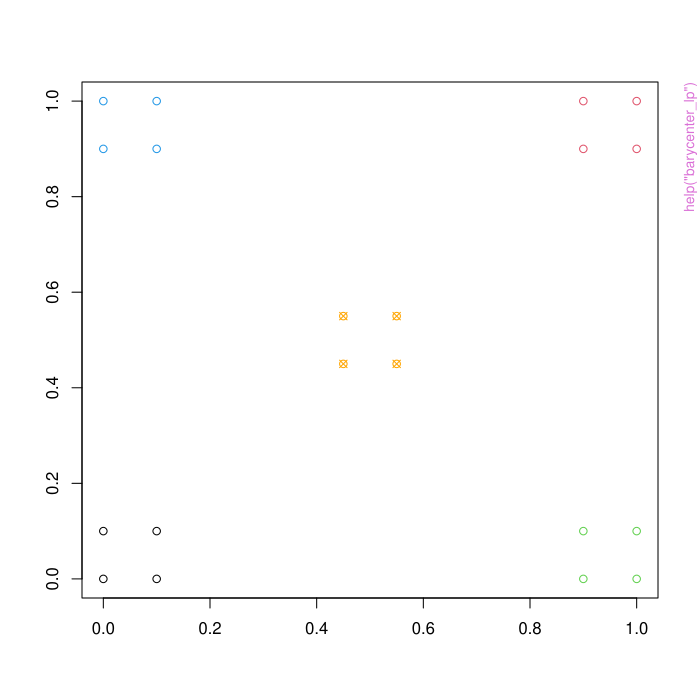

The script that drew this image:
pkgname <- "WSGeometry"
source(file.path(R.home("share"), "R", "examples-header.R"))
options(warn = 1)
options(pager = "console")
base::assign(".ExTimings", "WSGeometry-Ex.timings", pos = 'CheckExEnv')
base::cat("name\tuser\tsystem\telapsed\n", file=base::get(".ExTimings", pos = 'CheckExEnv'))
base::assign(".format_ptime",
function(x) {
  if(!is.na(x[4L])) x[1L] <- x[1L] + x[4L]
  if(!is.na(x[5L])) x[2L] <- x[2L] + x[5L]
  options(OutDec = '.')
  format(x[1L:3L], digits = 7L)
},
pos = 'CheckExEnv')

### * </HEADER>
library('WSGeometry')

base::assign(".oldSearch", base::search(), pos = 'CheckExEnv')
base::assign(".old_wd", base::getwd(), pos = 'CheckExEnv')
cleanEx()
nameEx("barycenter_lp")
### * barycenter_lp

flush(stderr()); flush(stdout())

base::assign(".ptime", proc.time(), pos = "CheckExEnv")
### Name: barycenter_lp
### Title: Exact computation of 2-Wasserstein barycenters in R^d using
###   linear programming
### Aliases: barycenter_lp

### ** Examples

pos.list<-vector("list",4)
weights.list<-vector("list",4)
pos.list[[1]]<-matrix(c(0,0,1,1,1,0,0,1),nrow=4,ncol=2)/10
pos.list[[2]]<-matrix(c(9,9,10,10,10,9,9,10),nrow=4,ncol=2)/10
pos.list[[3]]<-matrix(c(9,9,10,10,1,0,0,1),nrow=4,ncol=2)/10
pos.list[[4]]<-matrix(c(0,0,1,1,10,9,9,10),nrow=4,ncol=2)/10
plot(0, 0, xlab = "", ylab = "", type = "n", xlim = c(0, 1), ylim = c(0, 1))
for(i in 1:4)
  points(pos.list[[i]][,1], pos.list[[i]][,2], col = i)
weights.list[[1]]<-rep(1/4,4)
weights.list[[2]]<-rep(1/4,4)
weights.list[[3]]<-rep(1/4,4)
weights.list[[4]]<-rep(1/4,4)
bary<-barycenter_lp(pos.list,weights.list)
points(bary$positions[,1],bary$positions[,2], col = "orange", pch = 13)



base::assign(".dptime", (proc.time() - get(".ptime", pos = "CheckExEnv")), pos = "CheckExEnv")
base::cat("barycenter_lp", base::get(".format_ptime", pos = 'CheckExEnv')(get(".dptime", pos = "CheckExEnv")), "\n", file=base::get(".ExTimings", pos = 'CheckExEnv'), append=TRUE, sep="\t")
cleanEx()
nameEx("geodesic_pos")
### * geodesic_pos

flush(stderr()); flush(stdout())

base::assign(".ptime", proc.time(), pos = "CheckExEnv")
### Name: geodesic_pos
### Title: Compute Wasserstein geodesics
### Aliases: geodesic_pos

### ** Examples

U<-runif(20)
U<-U/sum(U)
pos<-matrix(runif(2*20),nrow=20,ncol=2)
P1<-transport::wpp(pos,U)
U<-runif(20)
U<-U/sum(U)
pos<-matrix(runif(2*20),nrow=20,ncol=2)
P2<-transport::wpp(pos,U)
geodesic<-geodesic_pos(P1,P2,p=2,seq(0,1,0.1))
## Set the image and/or gif flags to TRUE to run the example. 
## CRAN policy prevents examples from generating files in the working directory,
## so this had to be disabled.
plotGeodesic(geodesic,File="GeodesicR2",images=FALSE,gif=FALSE)



base::assign(".dptime", (proc.time() - get(".ptime", pos = "CheckExEnv")), pos = "CheckExEnv")
base::cat("geodesic_pos", base::get(".format_ptime", pos = 'CheckExEnv')(get(".dptime", pos = "CheckExEnv")), "\n", file=base::get(".ExTimings", pos = 'CheckExEnv'), append=TRUE, sep="\t")
cleanEx()
nameEx("kr_bary")
### * kr_bary

flush(stderr()); flush(stdout())

base::assign(".ptime", proc.time(), pos = "CheckExEnv")
### Name: kr_bary
### Title: Solves the (2,C)-Barycenter problem between N measures of
###   possibly unequal mass on R^d.
### Aliases: kr_bary

### ** Examples

#Generate a dataset consisting of measures supported on discretized nested ellipses.
N<-5 #The number of measures generated
M<-20 #The number of points each ellipse is discretized into
C<-2 #The parameter of the Kantorovich-Rubinstein distance
data.list<-vector("list",N)
set.seed(42)
nest.vec<-rep(0,N) #A vector containing the number of ellipses in the data measures.
max.ell<-3 #The maximum number of ellipses in each measure. The number is chosen
#uniformly between 1 and this value.
#This loop actually generates the measures for the example.
for (i in 1:N){
  pos.full<-matrix(0,0,2)
  nesting.depth<-ceiling(runif(1,0,max.ell))
  nest.vec[i]<-nesting.depth
  for (k in 1:nesting.depth){
    t.vec<-seq(0,2*pi,length.out=M)
    pos<-cbind(cos(t.vec)*runif(1,0.2,1),sin(t.vec)*runif(1,0.2,1))/(3^(k-1)) 
    theta<-runif(1,0,2*pi)
    rotation<-matrix(c(cos(theta),sin(theta),-1*sin(theta),cos(theta)),2,2)
    pos.full<-rbind(pos.full,pos%*%rotation)
  }
  W<-rep(1,M*nesting.depth)
  data.list[[i]]<-transport::wpp((pos.full+1)/2,W)
}
#Using the multiscale method
system.time(bary.ms<-WSGeometry::kr_bary(data.list,C,method="multiscale",
support=c(8,8,3,10^-2),wmaxIter=100,return_type="mat",thresh=6*10^-4,threads=1))
#Using the fixed support method
support<-t(WSGeometry::grid_positions(20,20))
system.time(bary.fixed<-WSGeometry::kr_bary(data.list,C,method="fixed",
support=support,wmaxIter=100,return_type="wpp",thresh=6*10^-4,threads=1))
#Using the free support method
support<-t(WSGeometry::grid_positions(8,8))
system.time(bary.free<-WSGeometry::kr_bary(data.list,C,method="free",
support=support,wmaxIter=100,pmaxIter=25,return_type="wpp",thresh=8*10^-4,threads=1))

#The outputs can be conveniently visualised using the image function for the "mat" output
#and the plot-method for the wpp-objects provided by the transport package.
image(bary.ms)
plot(bary.fixed)
plot(bary.free)




base::assign(".dptime", (proc.time() - get(".ptime", pos = "CheckExEnv")), pos = "CheckExEnv")
base::cat("kr_bary", base::get(".format_ptime", pos = 'CheckExEnv')(get(".dptime", pos = "CheckExEnv")), "\n", file=base::get(".ExTimings", pos = 'CheckExEnv'), append=TRUE, sep="\t")
cleanEx()
nameEx("kr_dist")
### * kr_dist

flush(stderr()); flush(stdout())

base::assign(".ptime", proc.time(), pos = "CheckExEnv")
### Name: kr_dist
### Title: Compute the p-Kantorovich-Rubinstein distance between two
###   measures of possibly unequal total mass.
### Aliases: kr_dist

### ** Examples

M<-1000
W1<-runif(M)
W2<-runif(M)
pos1<-matrix(runif(M*2),M,2)
pos2<-matrix(runif(M*2),M,2)
wpp1<-transport::wpp(pos1,W1)
wpp2<-transport::wpp(pos2,W2)
system.time(res<-WSGeometry:::kr_dist(wpp1,wpp2,2,2))



base::assign(".dptime", (proc.time() - get(".ptime", pos = "CheckExEnv")), pos = "CheckExEnv")
base::cat("kr_dist", base::get(".format_ptime", pos = 'CheckExEnv')(get(".dptime", pos = "CheckExEnv")), "\n", file=base::get(".ExTimings", pos = 'CheckExEnv'), append=TRUE, sep="\t")
cleanEx()
nameEx("location_scatter_bary")
### * location_scatter_bary

flush(stderr()); flush(stdout())

base::assign(".ptime", proc.time(), pos = "CheckExEnv")
### Name: location_scatter_bary
### Title: Computes the 2-Wasserstein barycenter of location-scatter
###   families of measures
### Aliases: location_scatter_bary

### ** Examples

#One dimensional example
mean.list<-list(5,15)
var.list<-list(1,4)
res<-location_scatter_bary(mean.list,var.list)
x<-seq(0,22,10^-4)
y1<-dnorm(x,mean=5,sd=1)
y2<-dnorm(x,mean=15,sd=2)
y3<-dnorm(x,mean=res$mean,sd=sqrt(res$cov))
plot(x,y1,type="l",main = "Barycenter of two 1-d Gaussian distributions",
ylab = "density",col="blue")
lines(x,y2,col="green")
lines(x,y3,col="red")
legend(15,0.4, legend=c("N(5,1)", "N(15,4)","Barycenter"),
       col=c("blue","green","red"),lty=1,cex=0.9)
       
       
#two dimensional example
# packages graphics and mvtnorm are required to run this example
set.seed(2898581)
mean.list <- list(c(0,0), c(0,0), c(0,0))
COV <- 0.3 + rWishart(3, df = 2, Sigma = diag(2))
cov.list <- list(COV[,, 1], COV[,, 2], COV[,, 3])
res<-location_scatter_bary(mean.list, cov.list)

x <- y <- seq(-3, 3, .1)
z <- array(0.0, dim = c(length(x), length(y), 4))
for(i in seq_along(x))
 for(j in seq_along(y))
 {
   for(n in 1:3)
     z[i, j, n] <- mvtnorm::dmvnorm(c(x[i], y[j]), sigma = COV[, , n])
   
   z[i, j, 4] <- mvtnorm::dmvnorm(c(x[i], y[j]), sigma = res$cov)
 }

op <- par(mfrow = c(2, 2),  mai = c(0, 0, 0, 0))
for(n in 1:3)
{
 graphics::persp(x, y, z[, , n], theta = 30, phi = 30, expand = 0.5, col = "lightblue",
  zlab = "", ticktype = "detailed", shade = .75, lphi = 45, ltheta = 135)
 text(x = 0, y = 0.2, labels = paste("COV[,, ", n, "]", sep = ""))
}

graphics::persp(x, y, z[, , 4], theta = 30, phi = 30, expand = 0.5, col = "red", zlab = "",
ticktype = "detailed", shade = .75, lphi = 45, ltheta = 135)
text(x = 0, y = 0.2, labels = "barycenter")
par(op)



base::assign(".dptime", (proc.time() - get(".ptime", pos = "CheckExEnv")), pos = "CheckExEnv")
base::cat("location_scatter_bary", base::get(".format_ptime", pos = 'CheckExEnv')(get(".dptime", pos = "CheckExEnv")), "\n", file=base::get(".ExTimings", pos = 'CheckExEnv'), append=TRUE, sep="\t")
graphics::par(get("par.postscript", pos = 'CheckExEnv'))
cleanEx()
nameEx("multi_marginal")
### * multi_marginal

flush(stderr()); flush(stdout())

base::assign(".ptime", proc.time(), pos = "CheckExEnv")
### Name: multi_marginal
### Title: Solve the multimarginal optimal transport problem by linear
###   programming
### Aliases: multi_marginal

### ** Examples

W<-list(rep(1,10),rep(1,10),rep(1,10))
C<-array(runif(10^3),c(10,10,10))
MM<-multi_marginal(W,C)



base::assign(".dptime", (proc.time() - get(".ptime", pos = "CheckExEnv")), pos = "CheckExEnv")
base::cat("multi_marginal", base::get(".format_ptime", pos = 'CheckExEnv')(get(".dptime", pos = "CheckExEnv")), "\n", file=base::get(".ExTimings", pos = 'CheckExEnv'), append=TRUE, sep="\t")
cleanEx()
nameEx("plotGeodesic")
### * plotGeodesic

flush(stderr()); flush(stdout())

base::assign(".ptime", proc.time(), pos = "CheckExEnv")
### Name: plotGeodesic
### Title: Plot previously computed Wasserstein geodesics
### Aliases: plotGeodesic

### ** Examples

#2D-Example:
library(transport)
set.seed(420)
N<-2
supp.size<-10^2
L<-sqrt(supp.size)
d<-2
data.list<-vector("list",N)
image.list<-vector("list",N)
for (i in 1:N){
  t.vec<-seq(0,2*pi,length.out=supp.size)
  pos<-cbind(cos(t.vec)*runif(1,0.2,1),sin(t.vec)*runif(1,0.2,1))
  theta<-runif(1,0,2*pi)
  rotation<-matrix(c(cos(theta),sin(theta),-1*sin(theta),cos(theta)),2,2)
  pos<-pos%*%rotation
  pos<-pos+1
  pos<-pos/2
  W<-rep(1/supp.size,supp.size)
  data.list[[i]]<-transport::wpp(pos,W)
}
Geo<-geodesic_pos(data.list[[1]],data.list[[2]],2,seq(0,1,0.1))
## Set the image and/or gif flags to TRUE to run the example. 
## CRAN policy prevents examples from generating files in the working directory,
## so this had to be disabled.
plotGeodesic(Geo,File="TestGeodesicDefault",images=FALSE,gif=FALSE)
plotGeodesic(Geo,method="bin",File="TestGeodesicDefaultBin",images=FALSE,gif=FALSE)
plotGeodesic(Geo,method="binSplit",File="TestGeodesicDefaultBinSPlit",images=FALSE,gif=FALSE)
## No test: 
#3D-Example:
#Functions to build the example measures
gen_torus<-function(M,R,r){
 theta<-seq(0,2*pi,length.out=M)
 phi<-seq(0,2*pi,length.out=M)
 G<-expand.grid(theta,phi)
 x<-(R+r*cos(G[,1]))*cos(G[,2])
 y<-(R+r*cos(G[,1]))*sin(G[,2])
 z<-r*sin(G[,1])
 return(cbind(x,y,z))
}
sq_norm<-function(v){
 return(sqrt(sum(v^2)))
}
normalize<-function(v){
 return(v/(sq_norm(v)))
}
rotate3D<-function(pos,axis,angle){
 R<-matrix(0,3,3)
 R[1]<-cos(angle)+axis[1]^2*(1-cos(angle))
 R[2]<-axis[1]*axis[2]*(1-cos(angle))+axis[3]*sin(angle)
 R[3]<-axis[3]*axis[1]*(1-cos(angle))-axis[2]*sin(angle)
 R[4]<-axis[1]*axis[2]*(1-cos(angle))-axis[3]*sin(angle)
 R[5]<-cos(angle)+axis[2]^2*(1-cos(angle))
 R[6]<-axis[2]*axis[3]*(1-cos(angle))+axis[1]*sin(angle)
 R[7]<-axis[1]*axis[3]*(1-cos(angle))+axis[2]*sin(angle)
 R[8]<-axis[2]*axis[2]*(1-cos(angle))-axis[1]*sin(angle)
 R[9]<-cos(angle)+axis[3]^2*(1-cos(angle))
 return(t(diag(c(2,3,1))%*%(R%*%t(pos))))
}
## Example
set.seed(123)
M<-40
U<-runif(1,0.5,1)
Torus<-gen_torus(M,U,min(U/2,runif(1)))
v<-normalize(runif(3))
Torus<-rotate3D(Torus,v,runif(1,0,2*pi))
Torus1<-Torus%*%diag(runif(3,1,3))
U<-runif(1,0.5,1)
Torus<-gen_torus(M,U,min(U/2,runif(1)))
v<-normalize(runif(3))
Torus<-rotate3D(Torus,v,runif(1,0,2*pi))
Torus2<-Torus%*%diag(runif(3,1,3))
L<-length(Torus)/3
Torus1<-transport::wpp(Torus1,rep(1/L,L))
Torus2<-transport::wpp(Torus2,rep(1/L,L))
geo<-geodesic_pos(Torus1,Torus2,p=2,seq(0,1,0.1))
## Set the image and/or gif flags to TRUE to run the example. 
## CRAN policy prevents examples from generating files in the working directory,
## so this had to be disabled.
plotGeodesic(geo,File="3dGeodesic",images=FALSE,gif=FALSE)
## End(No test)



base::assign(".dptime", (proc.time() - get(".ptime", pos = "CheckExEnv")), pos = "CheckExEnv")
base::cat("plotGeodesic", base::get(".format_ptime", pos = 'CheckExEnv')(get(".dptime", pos = "CheckExEnv")), "\n", file=base::get(".ExTimings", pos = 'CheckExEnv'), append=TRUE, sep="\t")
cleanEx()
nameEx("wasserstein_bary")
### * wasserstein_bary

flush(stderr()); flush(stdout())

base::assign(".ptime", proc.time(), pos = "CheckExEnv")
### Name: wasserstein_bary
### Title: Compute Wasserstein barycenters
### Aliases: wasserstein_bary

### ** Examples

##Basic Examples
#build list
K<-1
N<-4*K
M<-9
d<-2
data.list<-vector("list",N)

###image_mat
for (i in 1:K){
  U<-runif(M)
  U<-U/sum(U)
  data.list[[i]]<-matrix(U,sqrt(M))
}

#wpp
for (i in (K+1):(2*K)){
  U<-runif(M)
  U<-U/sum(U)
  pos<-matrix(runif(d*M),M,d)
  data.list[[i]]<-transport::wpp(pos,U)
}

#point pattern
for (i in (2*K+1):(3*K)){
  pos<-matrix(runif(d*M),M,d)
  data.list[[i]]<-list(positions=pos)
}

#weighted point pattern

for (i in (3*K+1):(4*K)){
  U<-runif(M)
  U<-U/sum(U)
  pos<-matrix(runif(d*M),M,d)
  data.list[[i]]<-list(positions=pos,weights=U)
}

system.time(res1<-wasserstein_bary(data.list,return_type = "wpp",method="lp"))
frechet_func(res1,data.list)
## No test: 
system.time(res2<-wasserstein_bary(data.list,return_type = "wpp",method="alternating",
supp.size = M*N-N+1,warmstartlength = 3,pos_maxIter = 100,weights_maxIter = 100))
frechet_func(res2,data.list)
## End(No test)
system.time(res3<-wasserstein_bary(data.list,return_type = "wpp",
method="fixed_support",warmstartlength = 3,weights_maxIter = 100,output.supp = res1$coordinates))
frechet_func(res3,data.list)
system.time(res4<-wasserstein_bary(data.list,return_type = "wpp",
method="sampling",sample.size=8,warmstartlength = 3,pos_maxIter = 100))
frechet_func(res4,data.list)
## No test: 
##Visual Examples
###ellipses
set.seed(420)
N<-20
supp.size<-10^2
L<-sqrt(supp.size)
d<-2
data.list<-vector("list",N)
image.list<-vector("list",N)
for (i in 1:N){
  t.vec<-seq(0,2*pi,length.out=supp.size)
  pos<-cbind(cos(t.vec)*runif(1,0.2,1),sin(t.vec)*runif(1,0.2,1))
  theta<-runif(1,0,2*pi)
  rotation<-matrix(c(cos(theta),sin(theta),-1*sin(theta),cos(theta)),2,2)
  pos<-pos%*%rotation
  pos<-pos+1
  pos<-pos/2
  W<-rep(1/supp.size,supp.size)
  data.list[[i]]<-transport::wpp(pos,W)
  I<-bin2d(data.list[[i]]$coordinates,data.list[[i]]$mass,c(L*2,L*2))
  I<-smear(I,1,1)
  I<-I/sum(I)
  image.list[[i]]<-I
}

system.time(res1<-wasserstein_bary(data.list,return_type = "wpp",method="alternating"
,supp.size = supp.size,warmstartlength = 0,pos_maxIter = 10,weights_maxIter = 10,maxIter = 10))
plot(res1)
system.time(res2<-wasserstein_bary(data.list,return_type = "wpp",
method="fixed_support",warmstartlength = 0,weights_maxIter = 50,maxIter=1,
output.supp = grid_positions(2*L,2*L)))
plot(res2)
system.time(res3<-wasserstein_bary(data.list,return_type = "wpp",method="sampling",
sample.size=400,warmstartlength = 0,pos_maxIter = 100,stepsize = 1,maxIter=1))
plot(res3)

system.time(res4<-wasserstein_bary(image.list,return_type = "wpp",
method="regular",stepsize = 1,weights_maxIter = 50))
plot(res4)
system.time(res5<-wasserstein_bary(image.list,return_type = "wpp",
method="fixed_support",shared=TRUE,warmstartlength = 0,weights_maxIter = 50,maxIter=1,
output.supp = grid_positions(2*L,2*L)))
plot(res5)
## End(No test)



base::assign(".dptime", (proc.time() - get(".ptime", pos = "CheckExEnv")), pos = "CheckExEnv")
base::cat("wasserstein_bary", base::get(".format_ptime", pos = 'CheckExEnv')(get(".dptime", pos = "CheckExEnv")), "\n", file=base::get(".ExTimings", pos = 'CheckExEnv'), append=TRUE, sep="\t")
cleanEx()
nameEx("ws_bary_maaipm")
### * ws_bary_maaipm

flush(stderr()); flush(stdout())

base::assign(".ptime", proc.time(), pos = "CheckExEnv")
### Name: ws_bary_maaipm
### Title: Solves the 2-Wasserstein Barycenter problem between N
###   probability measures on R^d using an interior point method.
### Aliases: ws_bary_maaipm

### ** Examples

#Generate a dataset consisting of measures supported on discretized nested ellipses.
N<-5 #The number of measures generated
M<-20 #The number of points each ellipse is discretized into
C<-2 #The parameter of the Kantorovich-Rubinstein distance
data.list<-vector("list",N)
set.seed(42)
ell.num<-3 #The  number of ellipses in each measure.
#This loop actually generates the measures for the example.
for (i in 1:N){
  pos.full<-matrix(0,0,2)
  nesting.depth<-ell.num
  for (k in 1:nesting.depth){
    t.vec<-seq(0,2*pi,length.out=M)
    pos<-cbind(cos(t.vec)*runif(1,0.2,1),sin(t.vec)*runif(1,0.2,1))/(3^(k-1)) 
    theta<-runif(1,0,2*pi)
    rotation<-matrix(c(cos(theta),sin(theta),-1*sin(theta),cos(theta)),2,2)
    pos.full<-rbind(pos.full,pos%*%rotation)
  }
  W<-rep(1,M*nesting.depth)
  W<-W/sum(W)
  data.list[[i]]<-transport::wpp((pos.full+1)/2,W)
}
#Using the multiscale method
system.time(bary.ms<-WSGeometry::ws_bary_maaipm(data.list,method="multiscale",
support=c(8,8,3,10^-4),wmaxIter=100,return_type="mat",thresh=6*10^-4,threads=1))
#Using the fixed support method
support<-t(WSGeometry::grid_positions(20,20))
system.time(bary.fixed<-WSGeometry::ws_bary_maaipm(data.list,method="fixed",
support=support,wmaxIter=100,return_type="wpp",thresh=6*10^-4,threads=1))
#Using the free support method
support<-t(WSGeometry::grid_positions(8,8))
system.time(bary.free<-WSGeometry::ws_bary_maaipm(data.list,method="free",
support=support,wmaxIter=100,pmaxIter=25,return_type="wpp",thresh=6*10^-4,threads=1))

#The outputs can be conveniently visualised using the image function for the "mat" output
#and the plot-method for the wpp-objects provided by the transport package.
image(bary.ms)
plot(bary.fixed)
plot(bary.free)




base::assign(".dptime", (proc.time() - get(".ptime", pos = "CheckExEnv")), pos = "CheckExEnv")
base::cat("ws_bary_maaipm", base::get(".format_ptime", pos = 'CheckExEnv')(get(".dptime", pos = "CheckExEnv")), "\n", file=base::get(".ExTimings", pos = 'CheckExEnv'), append=TRUE, sep="\t")
cleanEx()
nameEx("ws_dist")
### * ws_dist

flush(stderr()); flush(stdout())

base::assign(".ptime", proc.time(), pos = "CheckExEnv")
### Name: ws_dist
### Title: Compute the p-Wasserstein distance between two measures
### Aliases: ws_dist

### ** Examples

P1<-transport::random32a$mass
P2<-transport::random32b$mass
P1<-P1/sum(P1)
P2<-P2/sum(P2)
ws_dist(P1,P2)



base::assign(".dptime", (proc.time() - get(".ptime", pos = "CheckExEnv")), pos = "CheckExEnv")
base::cat("ws_dist", base::get(".format_ptime", pos = 'CheckExEnv')(get(".dptime", pos = "CheckExEnv")), "\n", file=base::get(".ExTimings", pos = 'CheckExEnv'), append=TRUE, sep="\t")
cleanEx()
nameEx("ws_logpca")
### * ws_logpca

flush(stderr()); flush(stdout())

base::assign(".ptime", proc.time(), pos = "CheckExEnv")
### Name: ws_logpca
### Title: Computes Wasserstein principal components
### Aliases: ws_logpca

### ** Examples

set.seed(2020)
N<-20
supp.size<-10^2
L<-sqrt(supp.size)
d<-2
data.list<-vector("list",N)
image.list<-vector("list",N)
for (i in 1:N){
  t.vec<-seq(0,2*pi,length.out=supp.size)
  pos<-cbind(cos(t.vec)*runif(1,0.2,1),sin(t.vec)*runif(1,0.2,1))
  theta<-runif(1,0,2*pi)
  rotation<-matrix(c(cos(theta),sin(theta),-1*sin(theta),cos(theta)),2,2)
  pos<-pos%*%rotation
  pos<-pos+1
  pos<-pos/2
  W<-rep(1/supp.size,supp.size)
  data.list[[i]]<-transport::wpp(pos,W)
}

res1<-wasserstein_bary(data.list,return_type = "wpp",method="alternating",
supp.size = supp.size,warmstartlength = 2,pos_maxIter = 50,
weights_maxIter = 0,maxIter = 1,stepsize=1)
pcomps<-ws_logpca(data.list,res1,3)
## Set the image and/or gif flags to TRUE to run the example. 
## CRAN policy prevents examples from generating files in the working directory,
## so this had to be disabled.
plotGeodesic(pcomps$components[[1]],File="PCA1",images=FALSE,gif=FALSE)
plotGeodesic(pcomps$components[[2]],File="PCA2",images=FALSE,gif=FALSE)
plotGeodesic(pcomps$components[[3]],File="PCA3",images=FALSE,gif=FALSE)




base::assign(".dptime", (proc.time() - get(".ptime", pos = "CheckExEnv")), pos = "CheckExEnv")
base::cat("ws_logpca", base::get(".format_ptime", pos = 'CheckExEnv')(get(".dptime", pos = "CheckExEnv")), "\n", file=base::get(".ExTimings", pos = 'CheckExEnv'), append=TRUE, sep="\t")
### * <FOOTER>
###
cleanEx()
options(digits = 7L)
base::cat("Time elapsed: ", proc.time() - base::get("ptime", pos = 'CheckExEnv'),"\n")
grDevices::dev.off()
###
### Local variables: ***
### mode: outline-minor ***
### outline-regexp: "\\(> \\)?### [*]+" ***
### End: ***
quit('no')
